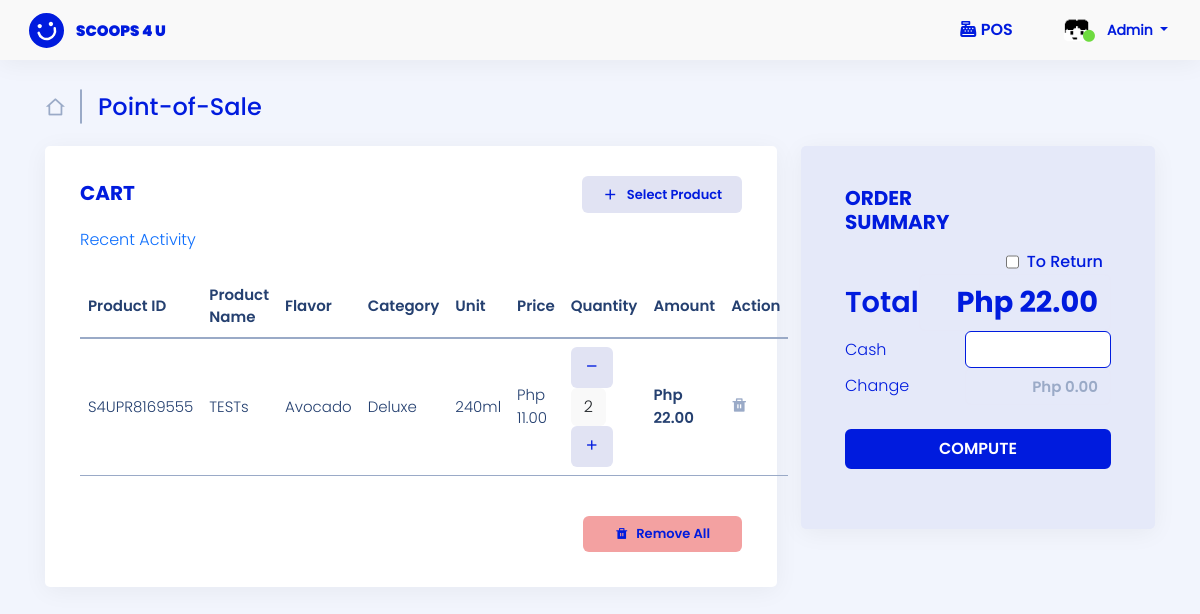
Screenshot of /user-site/pos/ (signed in) with the database file from the repository.
### admin_site/models.py (models this page shows, shortened)
class Profile(models.Model):
    list_user = models.CharField(max_length=100, null=False, verbose_name="List User")
    profile_fname = models.CharField(max_length=250, null=False, verbose_name="First Name")
    profile_mname = models.CharField(max_length=250,  null=False, verbose_name="Middle Name")
    profile_lname = models.CharField(max_length=250, null=False, verbose_name="Last Name")
    profile_about = models.TextField(max_length=250, null=True, verbose_name="About")
    profile_cnumber = models.BigIntegerField( null=False, verbose_name="Contact Number")
    profile_address = models.TextField(null=False, verbose_name="Address")
    profile_email = models.CharField( max_length=100, null=False, verbose_name="Email Address")
    profile_pic =models.ImageField( upload_to=image_path,null=True, default='img/default_profile.jpg', verbose_name='Profile Pic')

class Cart(models.Model):
    cart_user =  models.CharField(max_length=200, null=False, default=None, verbose_name='List user')
    cart_pcode =  models.CharField(max_length=200, verbose_name='Product Code')
    cart_name=  models.CharField(max_length=200, verbose_name='Product Name')
    cart_flavor =  models.CharField(max_length=200, null=True, verbose_name='Product Flavor')
    cart_category =  models.CharField(max_length=200, verbose_name='Category')
    cart_unit =  models.CharField(max_length=200, verbose_name='Unit')
    cart_reseller_price =   models.BigIntegerField(null=True, verbose_name='Reseller Price')
    cart_price =   models.BigIntegerField(null=True, verbose_name='POS Price')
    cart_quantity =  models.BigIntegerField(null=True, verbose_name='quantity')
    cart_ResellerAmount =   models.BigIntegerField(null=True, verbose_name='Reseller Amount')
    cart_amount =  models.BigIntegerField(null=True, verbose_name='POS Amount')

### landing_page/models.py (models this page shows)
class User(AbstractUser):
    ROLE = ((" "," "),("admin","admin"),("si_staff","si_staff"),("reseller","reseller"),("delivery_staff","delivery_staff"))
    STAT = ((" "," "),("active","active"),("inactive","inactive"))
    role = models.CharField(max_length=50, null=True, default=None, choices=ROLE)
    status = models.CharField(max_length=50, null=True, default=None , choices=STAT)

### admin_site/views.py (the view)
# urls.py: path('pos/', views.pos ,name='pos'),
@login_required(login_url='landing_page:login')
def pos(request):
    list_products = Product.objects.all()
    current_user = request.user
    list_pos = Cart.objects.filter(cart_user = current_user).order_by('-id')
    sum_amount = Cart.objects.filter(cart_user = current_user).all().aggregate(total =Sum('cart_amount'))['total']
    list_pospayment = Cart_Payment.objects.filter(cart_status = "not Print")
    list_profile = Profile.objects.filter(list_user = request.user)
    current_profile = Profile.objects.filter(list_user = request.user)
    context = {
        'list_products':list_products,
        'list_pos':list_pos,
        'sum_amount':sum_amount,
        'list_pospayment':list_pospayment,
        'list_profile': list_profile,
        'current_profile':current_profile,
        }
    return render(request, 'admin_site/pos/pos_admin.html', context)

### templates/admin_site/pos/pos_admin.html (shortened to what this page needs)
{% load static %}
{% load humanize %}
<!DOCTYPE html>
<html lang="en">
<head>
    <link href="https://cdn.jsdelivr.net/npm/bootstrap@5.0.2/dist/css/bootstrap.min.css" rel="stylesheet" >
    <link href="{% static '/css/assets/bootstrap/css/bootstrap.min.css'%}" rel="stylesheet">
    <link href="{% static '/css/assets/simple-datatables/style.css'%}" rel="stylesheet">
    <link href="{% static '/css/assets/remixicon/remixicon.css'%}" rel="stylesheet">
    <link href="https://cdn.datatables.net/1.13.4/css/jquery.dataTables.min.css" rel="stylesheet">
    <link href="https://cdn.datatables.net/buttons/2.3.6/css/buttons.dataTables.min.css" rel="stylesheet">
    <link href="https://cdn.datatables.net/autofill/2.5.3/css/autoFill.dataTables.min.css" rel="stylesheet">
    <link href="https://cdn.datatables.net/v/bs5/jszip-2.5.0/b-2.3.6/b-colvis-2.3.6/b-html5-2.3.6/b-print-2.3.6/date-1.4.0/sp-2.1.2/datatables.min.css" rel="stylesheet"/>
    <link href="{% static '/css/sandi.css'%}" rel="stylesheet">
</head>
<body>
    <header id="header" class="header fixed-top d-flex align-items-center">
        <div class="d-flex align-items-center justify-content-between">
            {% if user.role == "admin"%}
            <a href="{% url 'admin_site:dashboard'%}" class="logo d-flex align-items-center">
                <img src="{% static '/img/logo-header.svg'%}" alt="">
                <span class="d-none d-lg-block">SCOOPS 4 U</span>
            </a>
            {% endif %}
            </div>
            <div class="POS POS-header">
                <i class="fa-solid fa-cash-register" style="color: #001BDE !important"></i>
                <a class="active" href="{%url 'admin_site:pos' %}">POS</a>
            </div>
            <nav class="header-nav ms-auto">
                <ul class="d-flex align-items-center">
                <li class="nav-item dropdown pe-3 header-icon">
                    <a class="nav-link nav-profile d-flex align-items-center me-3" href="#" data-bs-toggle="dropdown">
                    {% if list_profile %}
                    {% for list in list_profile %}
                        {% if list.profile_pic %}
                        <img id="output" src="/media/{{ list.profile_pic}}" alt="Profile-pic" width="30" height="30" class="rounded-circle me-2">
                        {% else %}
                        <img src="{% static 'img/default_profile.jpg' %}" alt="Profile-pic" width="30" height="30" class="rounded-circle me-2">
                        {% endif %}
                    {% endfor %}
                    {% else %}
                    <img src="{% static 'img/default_profile.jpg' %}" alt="Profile-pic" width="30" height="30" class="rounded-circle me-2">
                    {% endif %}
                    <i alt="Profile" class="ri-checkbox-blank-circle-fill"></i>
                    <span class="d-none d-md-block dropdown-toggle ps-2" style="text-transform: capitalize;">
                        {{ user }}
                    </span>
                    </a>
                </li>
                </ul>
            </nav>
    </header>
    <main id="main-pos" class="main mt-5">
        <div class="pagetitle pos mb-4">
            <h1 class="align-middle">
                {% if user.role == "admin"%}
                <a href="{% url 'admin_site:dashboard'%}">
                    <i class="ri-home-2-line align-middle me-2"></i>
                </a>
                <span class="line-ver me-3"></span>
                Point-of-Sale
            </h1>
                {% endif %}
        </div>
        <section class="section">
            <div class="row">
                <div class="col-lg-8 col-md-12">
                    <div class="card">
                        <div class="card-body">
                            <div class="add-product mb-0">
                                <h5 class="card-title feature">Cart</h5>
                                <a data-bs-toggle="modal" data-bs-target="#addToCart" class="btn btn-select"><i class="ri-add-line align-middle me-2 text-end" style="font-size:17px"></i><span class="align-middle">Select Product</span></a>
                            </div>
                            {% if list_pos %}
                                {% if list_pospayment %}
                                    {% if user.role == "admin" %}
                                        <div class="mb-4">
                                            <a href="{% url 'admin_site:click_receipt' %}">Recent Activity</a>
                                        </div>
                                    {% elif  user.role == "si_staff"%}
                                        <div class="mb-4">
                                            <a href="{% url 'admin_site:click_receipt' %}">Recent Activity</a>
                                        </div>
                                    {% endif %}
                                {% endif %}
                                <div class="table-res">
                                    <table class="table table-hover pos-table" id="posTable" >
                                        <thead>
                                            <tr class="align-middle">
                                                <th scope="col">Product ID</th>
                                                <th scope="col">Product Name</th>
                                                <th scope="col">Flavor</th>
                                                <th scope="col">Category</th>
                                                <th scope="col">Unit</th>
                                                {% if user.role == "admin" %}
                                                    <th scope="col">Price</th>
                                                {% elif user.role == "si_staff"  %}
                                                    <th scope="col">Price</th>
                                                {% endif %}
                                                <th scope="col">Quantity</th>
                                                <th scope="col">Amount</th>
                                                <th scope="col" class="sort-no">Action</th>
                                            </tr>
                                            <tbody>
                                                {% for list in  list_pos %}
                                                <tr class="align-middle">
                                                    <td>{{ list.cart_pcode }}</td>
                                                    <td style="text-transform: capitalize;">{{ list.cart_name }}</td>
                                                    <td style="text-transform: capitalize;">{{ list.cart_flavor }}</td>
                                                    <td style="text-transform: capitalize;">{{ list.cart_category }}</td>
                                                    <td>{{ list.cart_unit }}</td>
                                                    {% if user.role == "admin" %}
                                                        <td>Php {{ list.cart_price|floatformat:2|intcomma }}</td>
                                                    {% elif user.role == "si_staff" %}
                                                        <td>{{ list.cart_price|floatformat:2|intcomma }}</td>
                                                    {% endif %}
                                                    <td class="quantity-main">
                                                        <div class="quantity-input">
                                                            <a href="{% url 'admin_site:minus_qty' list.id  %}" class="btn btn-quani" id="d_minus"><i class="ri-subtract-fill"></i></a>
                                                            <button class="btn btn-quan" >{{ list.cart_quantity }}</button>
                                                            <a href="{% url 'admin_site:add_qty' list.id  %}"class="btn btn-quani"><i class="ri-add-fill"></i></a>
                                                        </div>
                                                    </td>
                                                    <td class="product-code"><span>Php {{ list.cart_amount|floatformat:2|intcomma }}</span> </td>
                                                    <form method="POST" action="{% url 'admin_site:pos_cancel' list.id %}" onsubmit="return submitForm(this);">
                                                        <td><button type="submit" class="btn btn-trash"><i class="ri-delete-bin-fill"></i></button></td>
                                                    </form>
                                                </tr>
                                                {% endfor %}
                                            </tbody>
                                        </thead>
                                    </table>
                                </div>
                            {% endif %}
                            <form action="{% url 'admin_site:pos_removeall' %}" class="remove-div" onsubmit="return removeForm(this);">
                                <button type="submit" id="removeAll" class="btn btn-remove btn-danger mt-4"><i class="ri-delete-bin-fill align-middle"></i><span class="align-middle ps-2">Remove All</span> </button>
                            </form>
                        </div>
                    </div>
                </div>
                <div class="col-lg-4 col-md-12" id="orderSummary">
                    <div class="card p-4" style="background-color: #E5E9F9">
                        <div class="card-body">
                            <div class="add-product">
                                <h5 class="card-title feature pt-3 mb-3">Order Summary</h5>
                            </div>
                            <div>
                                {% if list_pos %}
                                    {% if user.role == "admin"%}
                                    <div class="col-12 text-right d-flex justify-content-end return-text pe-2">
                                        <input type="checkbox" name="return" id="return">
                                        <label for="return" class="ps-2">To Return</label>
                                    </div>
                                    <form action="{% url 'admin_site:add_receipt' %}" method="POST" id="form" >
                                        <div class="col-12 total align-middle" style="display:flex; flex-direction: row; justify-content: space-between; align-items: center;">
                                            <label style="font-weight: bolder;">Total</label>
                                            <input type="text" value="Php {{ sum_amount|floatformat:2|intcomma }}" class="form-control text-end" step="0.01" min="0" readonly="readonly">
                                        </div>
                                        <div class="col-12 align-middle cash "  style="display:flex; flex-direction: row; justify-content: space-between; align-items: center;">
                                            <label for=""><span class="align-middle">Cash</span></label>
                                            <input class="form-control text-end" type="number" name="cash" id="cash" inputmode="numeric"   required>
                                        </div>
                                        <div class="col-12 align-middle change" style="display:flex; flex-direction: row; justify-content: space-between; align-items: center;">
                                            <label for="">Change</label>
                                            <input type="text" name="vchange"  class="form-control text-end" id="vchange" placeholder="Php 0.00" readonly="readonly" style="color: #001BDE">
                                        </div>
                                        <div class="text-center mt-4">
                                            <button id="btn_compute" class="btn btn-comp mb-3" >compute</button>
                                        </div>
                                    </form>
                                    {% endif %}
                                {% endif %}
                            </div>
                        </div>
                    </div>
                </div>
            </div>
        </section>
    </main>
</body>
</html>

### rows the page displays
Profile: profile_pic (picture)
User: username "Admin"
Cart: cart_pcode "S4UPR8169555", cart_name "TESTs", cart_flavor "Avocado", cart_category "Deluxe", cart_unit "240ml", cart_price "11.00", cart_quantity "2", cart_amount "22.00"
